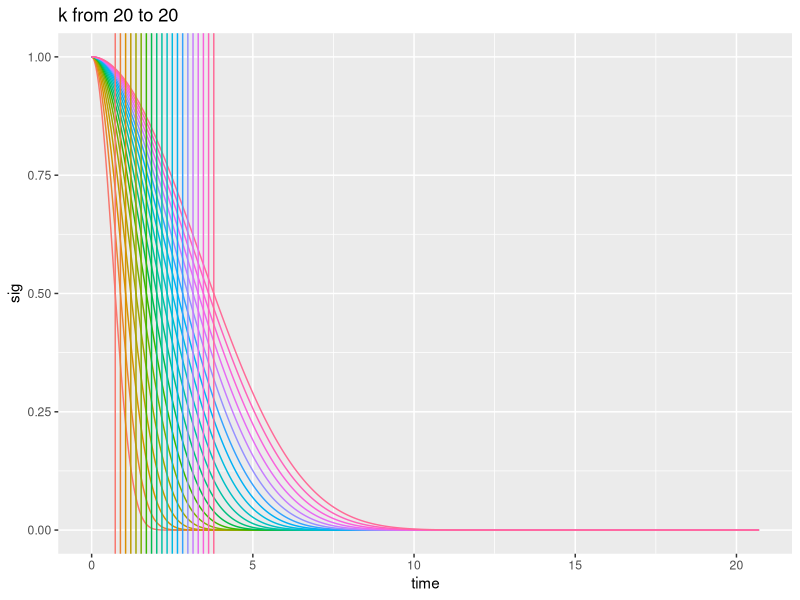
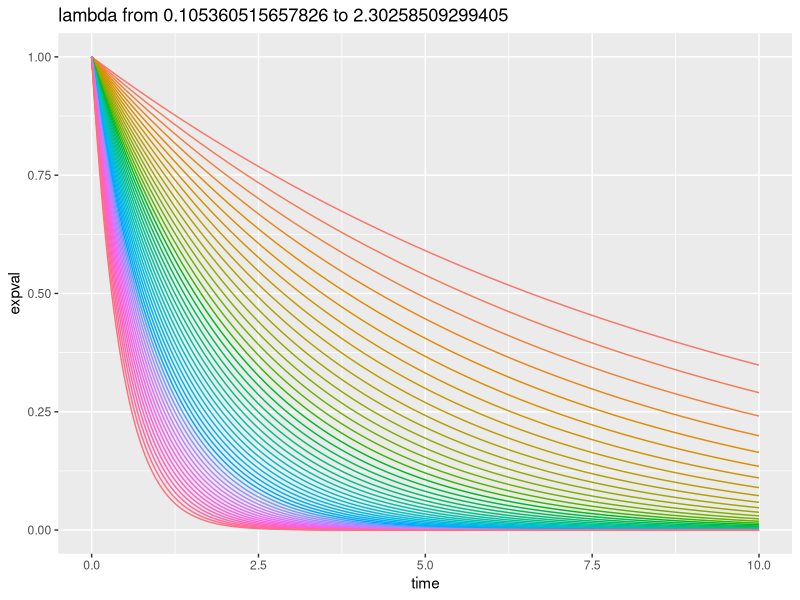
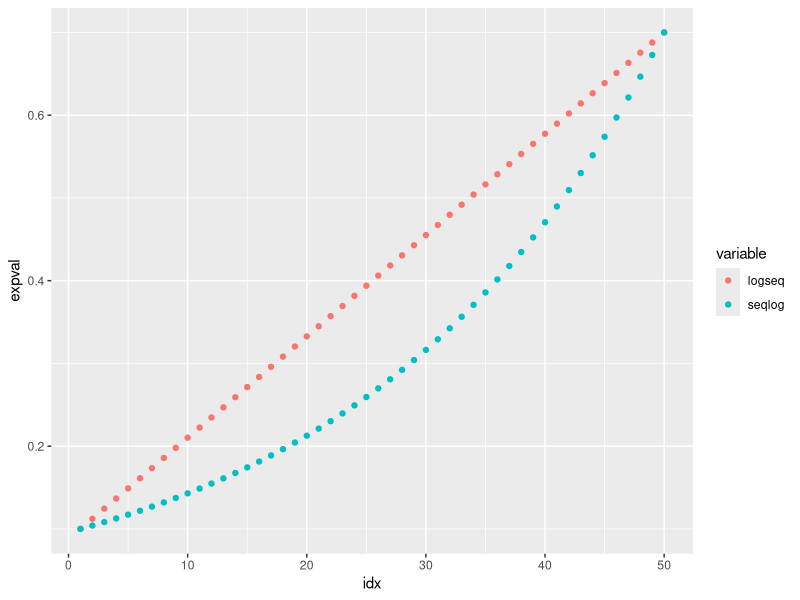

R code for these plots, in order:
###############################################################################################################
## compare_loss_functions.r
## Amelia Bertozzi-Villa
## September 2019
## 
## Explore prior values on loss functions-- k from 16 to 18 leaves gaps in function space, fill in by 
## expanding prior to 24.
##############################################################################################################


library(data.table)
library(ggplot2)

rm(list=ls())

sigmoid<-function(t,k,L){
  v<-exp(k-k/(1-(t/L)^2))
  v[t>=L]<-0
  return(v)	
}

n_param_samples <- 20
# k <- seq(16, 24, length.out = n_param_samples)
L <- seq(4, 20.7, length.out = n_param_samples)
k <- 20

samples <- data.table(expand.grid(k, L))
names(samples) <- c("k", "L")

all_sigs <- rbindlist(lapply(1:nrow(samples), function(idx){
  time_points=seq(0,max(L),.01)
  this_sigmoid <- data.table(id=idx,
    time=time_points,
    k=samples$k[idx],
    L=samples$L[idx],
    sig=sigmoid(time_points, samples$k[idx], samples$L[idx])
    )
  return(this_sigmoid)
}))

all_sigs[, half_life:= L * sqrt(1- k/(k-log(0.5)))]
unique(all_sigs[, list(L, half_life)])

ggplot(all_sigs, aes(x=time, y=sig))  +
  geom_line(aes(color=as.factor(L), group=as.factor(id))) +
  geom_vline(aes(xintercept=half_life, color=as.factor(L))) + 
  theme(legend.position="none") +
  labs(title=paste("k from", min(k), "to", max(k)))


# perhaps not identifiable, try simple exponential instead:
n_param_samples <- 50
lambda <- -log(seq(0.1, 0.9, length.out = n_param_samples))

all_exp <- rbindlist(lapply(1:length(lambda), function(idx){
  time_points=seq(0,10,.01)
  this_lambda <- lambda[idx]
  this_exp <- data.table(id=idx,
                             time=time_points,
                             lambda=this_lambda,
                             expval=exp(-this_lambda*time_points))
  return(this_exp)
}))

ggplot(all_exp, aes(x=time, y=expval))  +
  geom_line(aes(color=as.factor(lambda))) +
  theme(legend.position = "none") + 
  labs(title=paste("lambda from", min(lambda), "to", max(lambda)))

compare <- data.table(idx=1:n_param_samples,
                      logseq = -log(seq(0.1, 0.7, length.out = n_param_samples)),
                      seqlog = seq(-log(0.1), -log(0.7), length.out = n_param_samples))
compare <- melt(compare, id.vars = "idx")
compare[, expval:=exp(-value)]


ggplot(compare, aes(x=idx, y=expval)) +
  geom_point(aes(color=variable))
